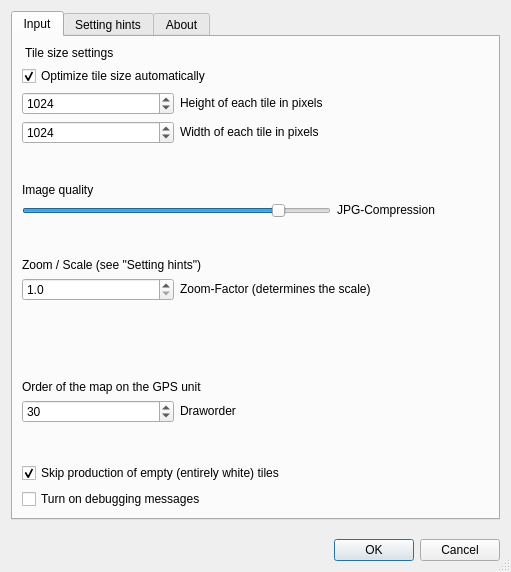
<?xml version="1.0" encoding="UTF-8"?>
<ui version="4.0">
 <class>GarminCustomMap</class>
 <widget class="QDialog" name="GarminCustomMap">
  <property name="geometry">
   <rect>
    <x>0</x>
    <y>0</y>
    <width>511</width>
    <height>572</height>
   </rect>
  </property>
  <property name="sizePolicy">
   <sizepolicy hsizetype="Expanding" vsizetype="Expanding">
    <horstretch>0</horstretch>
    <verstretch>0</verstretch>
   </sizepolicy>
  </property>
  <property name="minimumSize">
   <size>
    <width>400</width>
    <height>420</height>
   </size>
  </property>
  <property name="windowTitle">
   <string>GarminCustomMap</string>
  </property>
  <property name="sizeGripEnabled">
   <bool>true</bool>
  </property>
  <layout class="QGridLayout" name="gridLayout_4">
   <item row="0" column="0">
    <layout class="QVBoxLayout" name="verticalLayout_2">
     <item>
      <widget class="QTabWidget" name="tab">
       <property name="sizePolicy">
        <sizepolicy hsizetype="MinimumExpanding" vsizetype="MinimumExpanding">
         <horstretch>0</horstretch>
         <verstretch>0</verstretch>
        </sizepolicy>
       </property>
       <property name="minimumSize">
        <size>
         <width>386</width>
         <height>400</height>
        </size>
       </property>
       <property name="currentIndex">
        <number>0</number>
       </property>
       <widget class="QWidget" name="input">
        <attribute name="title">
         <string>Input</string>
        </attribute>
        <layout class="QGridLayout" name="gridLayout_5">
         <item row="0" column="0">
          <layout class="QGridLayout" name="gridLayout_2">
           <item row="4" column="0">
            <spacer name="verticalSpacer">
             <property name="orientation">
              <enum>Qt::Vertical</enum>
             </property>
             <property name="sizeHint" stdset="0">
              <size>
               <width>20</width>
               <height>40</height>
              </size>
             </property>
            </spacer>
           </item>
           <item row="12" column="0">
            <spacer name="verticalSpacer_3">
             <property name="orientation">
              <enum>Qt::Vertical</enum>
             </property>
             <property name="sizeHint" stdset="0">
              <size>
               <width>20</width>
               <height>40</height>
              </size>
             </property>
            </spacer>
           </item>
           <item row="2" column="0" alignment="Qt::AlignVCenter">
            <widget class="QSpinBox" name="tile_height">
             <property name="toolTip">
              <string>Height of each tile in pixels.
Each tile is limited to 1 megapixel: e.g.  512x2048 pixel.
The tile size influences the drawing speed on your GPS unit.
Smaller files are drawn faster, but the number of tiles on 
your GPS unit is limied to 100 (across all Custom Maps).</string>
             </property>
             <property name="minimum">
              <number>1</number>
             </property>
             <property name="maximum">
              <number>10240</number>
             </property>
             <property name="value">
              <number>1024</number>
             </property>
            </widget>
           </item>
           <item row="2" column="1" colspan="2" alignment="Qt::AlignLeft|Qt::AlignVCenter">
            <widget class="QLabel" name="tile_height_label">
             <property name="text">
              <string>Height of each tile in pixels</string>
             </property>
            </widget>
           </item>
           <item row="3" column="0" alignment="Qt::AlignVCenter">
            <widget class="QSpinBox" name="tile_width">
             <property name="toolTip">
              <string>Width of each tile in pixels.
Each tile is limited to 1 megapixel: e.g.  512x2048 pixel.
The tile size influences the drawing speed on your GPS unit.
Smaller files are drawn faster, but the number of tiles on
your GPS unit is limied to 100 (across all Custom Maps).</string>
             </property>
             <property name="minimum">
              <number>1</number>
             </property>
             <property name="maximum">
              <number>10240</number>
             </property>
             <property name="value">
              <number>1024</number>
             </property>
            </widget>
           </item>
           <item row="3" column="1" colspan="2" alignment="Qt::AlignLeft|Qt::AlignVCenter">
            <widget class="QLabel" name="tile_width_label">
             <property name="text">
              <string>Width of each tile in pixels</string>
             </property>
            </widget>
           </item>
           <item row="6" column="0" colspan="2" alignment="Qt::AlignVCenter">
            <widget class="QSlider" name="jpg_quality">
             <property name="toolTip">
              <string>The JPG-quality influences the drawing speed on your GPS unit.
Smaller files are drawn faster.</string>
             </property>
             <property name="minimum">
              <number>1</number>
             </property>
             <property name="maximum">
              <number>100</number>
             </property>
             <property name="value">
              <number>85</number>
             </property>
             <property name="orientation">
              <enum>Qt::Horizontal</enum>
             </property>
            </widget>
           </item>
           <item row="6" column="2" alignment="Qt::AlignVCenter">
            <widget class="QLabel" name="jpg_quality_label">
             <property name="text">
              <string>JPG-Compression</string>
             </property>
            </widget>
           </item>
           <item row="9" column="1" colspan="2" alignment="Qt::AlignVCenter">
            <widget class="QLabel" name="zoom_label">
             <property name="text">
              <string>Zoom-Factor (determines the scale)</string>
             </property>
            </widget>
           </item>
           <item row="14" column="0" alignment="Qt::AlignVCenter">
            <widget class="QSpinBox" name="draworder">
             <property name="toolTip">
              <string>Draworder settings &gt;= 50 will draw your Custom Map on top of other maps.
Draworder settings &lt; 50 will draw your Custom Map on top of land, water, 
and areas on other maps, while roads, topo lines, and contours will be 
visible on top of your Custom Map.
Waypoints, tracks, routes, etc will always be visible on top of 
your Custom Map.</string>
             </property>
             <property name="minimum">
              <number>5</number>
             </property>
             <property name="maximum">
              <number>50</number>
             </property>
             <property name="value">
              <number>30</number>
             </property>
            </widget>
           </item>
           <item row="0" column="0" colspan="3" alignment="Qt::AlignLeft|Qt::AlignVCenter">
            <widget class="QLabel" name="label">
             <property name="text">
              <string> Tile size settings</string>
             </property>
            </widget>
           </item>
           <item row="14" column="1" colspan="2" alignment="Qt::AlignVCenter">
            <widget class="QLabel" name="draworder_label">
             <property name="text">
              <string>Draworder</string>
             </property>
            </widget>
           </item>
           <item row="9" column="0" alignment="Qt::AlignVCenter">
            <widget class="QDoubleSpinBox" name="zoom">
             <property name="toolTip">
              <string/>
             </property>
             <property name="decimals">
              <number>1</number>
             </property>
             <property name="minimum">
              <double>1.000000000000000</double>
             </property>
             <property name="maximum">
              <double>1000.000000000000000</double>
             </property>
             <property name="singleStep">
              <double>0.100000000000000</double>
             </property>
            </widget>
           </item>
           <item row="5" column="0" colspan="3" alignment="Qt::AlignVCenter">
            <widget class="QLabel" name="label_2">
             <property name="text">
              <string>Image quality</string>
             </property>
            </widget>
           </item>
           <item row="13" column="0" colspan="3" alignment="Qt::AlignVCenter">
            <widget class="QLabel" name="label_3">
             <property name="text">
              <string>Order of the map on the GPS unit</string>
             </property>
            </widget>
           </item>
           <item row="1" column="0" colspan="3" alignment="Qt::AlignLeft|Qt::AlignVCenter">
            <widget class="QCheckBox" name="flag_optimize">
             <property name="text">
              <string>Optimize tile size automatically</string>
             </property>
             <property name="checked">
              <bool>true</bool>
             </property>
            </widget>
           </item>
           <item row="16" column="0" colspan="3" alignment="Qt::AlignVCenter">
            <widget class="QCheckBox" name="flag_skip_empty">
             <property name="text">
              <string>Skip production of empty (entirely white) tiles</string>
             </property>
             <property name="checked">
              <bool>true</bool>
             </property>
            </widget>
           </item>
           <item row="17" column="0" colspan="3" alignment="Qt::AlignVCenter">
            <widget class="QCheckBox" name="flag_dbgMsg">
             <property name="toolTip">
              <string>This setting will dump verbose output to a new tab in the Log Messages panel.</string>
             </property>
             <property name="text">
              <string>Turn on debugging messages</string>
             </property>
             <property name="checked">
              <bool>false</bool>
             </property>
            </widget>
           </item>
           <item row="7" column="0">
            <spacer name="verticalSpacer_2">
             <property name="orientation">
              <enum>Qt::Vertical</enum>
             </property>
             <property name="sizeHint" stdset="0">
              <size>
               <width>20</width>
               <height>40</height>
              </size>
             </property>
            </spacer>
           </item>
           <item row="10" column="0" colspan="3" alignment="Qt::AlignVCenter">
            <widget class="QLabel" name="zoom_100">
             <property name="text">
              <string/>
             </property>
            </widget>
           </item>
           <item row="8" column="0" colspan="3" alignment="Qt::AlignVCenter">
            <widget class="QLabel" name="label_4">
             <property name="text">
              <string>Zoom / Scale (see &quot;Setting hints&quot;)</string>
             </property>
            </widget>
           </item>
           <item row="11" column="0" colspan="3" alignment="Qt::AlignVCenter">
            <widget class="QLabel" name="zoom_500">
             <property name="text">
              <string/>
             </property>
            </widget>
           </item>
           <item row="15" column="0">
            <spacer name="verticalSpacer_4">
             <property name="orientation">
              <enum>Qt::Vertical</enum>
             </property>
             <property name="sizeHint" stdset="0">
              <size>
               <width>20</width>
               <height>40</height>
              </size>
             </property>
            </spacer>
           </item>
          </layout>
         </item>
        </layout>
       </widget>
       <widget class="QWidget" name="settingHints">
        <attribute name="title">
         <string>Setting hints</string>
        </attribute>
        <layout class="QGridLayout" name="gridLayout_3">
         <item row="0" column="0">
          <widget class="QTextBrowser" name="textBrowser">
           <property name="font">
            <font>
             <pointsize>9</pointsize>
            </font>
           </property>
           <property name="html">
            <string>&lt;!DOCTYPE HTML PUBLIC &quot;-//W3C//DTD HTML 4.0//EN&quot; &quot;http://www.w3.org/TR/REC-html40/strict.dtd&quot;&gt;
&lt;html&gt;&lt;head&gt;&lt;meta name=&quot;qrichtext&quot; content=&quot;1&quot; /&gt;&lt;style type=&quot;text/css&quot;&gt;
p, li { white-space: pre-wrap; }
&lt;/style&gt;&lt;/head&gt;&lt;body style=&quot; font-family:'Sans Serif'; font-size:9pt; font-weight:400; font-style:normal;&quot;&gt;
&lt;p style=&quot;-qt-paragraph-type:empty; margin-top:0px; margin-bottom:0px; margin-left:0px; margin-right:0px; -qt-block-indent:0; text-indent:0px; font-size:11pt;&quot;&gt;&lt;br /&gt;&lt;/p&gt;&lt;/body&gt;&lt;/html&gt;</string>
           </property>
          </widget>
         </item>
        </layout>
       </widget>
       <widget class="QWidget" name="aboutTab">
        <attribute name="title">
         <string>About</string>
        </attribute>
        <layout class="QGridLayout" name="gridLayout_6">
         <item row="0" column="0">
          <widget class="QTextBrowser" name="textBrowser_2">
           <property name="font">
            <font>
             <pointsize>9</pointsize>
            </font>
           </property>
           <property name="html">
            <string>&lt;!DOCTYPE HTML PUBLIC &quot;-//W3C//DTD HTML 4.0//EN&quot; &quot;http://www.w3.org/TR/REC-html40/strict.dtd&quot;&gt;
&lt;html&gt;&lt;head&gt;&lt;meta name=&quot;qrichtext&quot; content=&quot;1&quot; /&gt;&lt;style type=&quot;text/css&quot;&gt;
p, li { white-space: pre-wrap; }
&lt;/style&gt;&lt;/head&gt;&lt;body style=&quot; font-family:'Sans Serif'; font-size:9pt; font-weight:400; font-style:normal;&quot;&gt;
&lt;p style=&quot; margin-top:0px; margin-bottom:0px; margin-left:0px; margin-right:0px; -qt-block-indent:0; text-indent:0px;&quot;&gt;&lt;span style=&quot; font-family:'Sans serif';&quot;&gt;A Garmin Custom Map (.kmz-file) is a zip-file containing, one or more jpg-images (tiles), and the georeference infomation in a text-file (doc.kml).&lt;/span&gt;&lt;/p&gt;
&lt;p style=&quot; margin-top:0px; margin-bottom:0px; margin-left:0px; margin-right:0px; -qt-block-indent:0; text-indent:0px;&quot;&gt;&lt;span style=&quot; font-family:'Sans serif';&quot;&gt;Each jpg-file is limited to 1 megapixel (e.g. 1024 x 1024 pixel or 2048 x 512 pixel) and should notr be heavier than 3MB. The time for drawing the map on your GPS unit is affected by the file size of the jpgs (which can be controlled by tile size (number of rows and columns) and JPG-compression (quality)).&lt;/span&gt;&lt;/p&gt;
&lt;p style=&quot;-qt-paragraph-type:empty; margin-top:0px; margin-bottom:0px; margin-left:0px; margin-right:0px; -qt-block-indent:0; text-indent:0px; font-family:'Sans serif';&quot;&gt;&lt;br /&gt;&lt;/p&gt;
&lt;p style=&quot; margin-top:0px; margin-bottom:0px; margin-left:0px; margin-right:0px; -qt-block-indent:0; text-indent:0px;&quot;&gt;&lt;span style=&quot; font-family:'Sans serif';&quot;&gt;With the &amp;quot;Optimize tile size automatically&amp;quot; flag checked (default), the tile size will be adjusted to the short side of the map in order to produce the minimum number of tiles for the map area.&lt;/span&gt;&lt;/p&gt;
&lt;p style=&quot;-qt-paragraph-type:empty; margin-top:0px; margin-bottom:0px; margin-left:0px; margin-right:0px; -qt-block-indent:0; text-indent:0px; font-family:'Sans serif';&quot;&gt;&lt;br /&gt;&lt;/p&gt;
&lt;p style=&quot; margin-top:0px; margin-bottom:0px; margin-left:0px; margin-right:0px; -qt-block-indent:0; text-indent:0px;&quot;&gt;&lt;span style=&quot; font-family:'Sans serif';&quot;&gt;The number of Custom Map jpgs (Tiles in your .kmz-file) on a GPS unit is usually limited to max. 100 jpgs (across all Custom Maps on the unit). However, newer Garmin GPS units (Montana, Oregon 6x0, and GPSMAP 64) have a limit of 500 tiles on the device in total.&lt;/span&gt;&lt;/p&gt;
&lt;p style=&quot;-qt-paragraph-type:empty; margin-top:0px; margin-bottom:0px; margin-left:0px; margin-right:0px; -qt-block-indent:0; text-indent:0px; font-family:'Sans serif';&quot;&gt;&lt;br /&gt;&lt;/p&gt;
&lt;p style=&quot; margin-top:0px; margin-bottom:0px; margin-left:0px; margin-right:0px; -qt-block-indent:0; text-indent:0px;&quot;&gt;&lt;span style=&quot; font-family:'Sans serif';&quot;&gt;When &amp;quot;Skip production of empty tiles&amp;quot; is checked (default), tiles which are entirely white (white is the default background color) are not produced in order to minimize the consumption of the limited space on the GPS device.&lt;/span&gt;&lt;/p&gt;
&lt;p style=&quot;-qt-paragraph-type:empty; margin-top:0px; margin-bottom:0px; margin-left:0px; margin-right:0px; -qt-block-indent:0; text-indent:0px; font-family:'Sans serif';&quot;&gt;&lt;br /&gt;&lt;/p&gt;
&lt;p style=&quot; margin-top:0px; margin-bottom:0px; margin-left:0px; margin-right:0px; -qt-block-indent:0; text-indent:0px;&quot;&gt;&lt;span style=&quot; font-family:'Sans serif';&quot;&gt;To upload the produced Custom Map to your GPS unit, copy the resulting *.kmz file into \Garmin\CustomMaps directory on the GPS unit.&lt;/span&gt;&lt;/p&gt;
&lt;p style=&quot;-qt-paragraph-type:empty; margin-top:0px; margin-bottom:0px; margin-left:0px; margin-right:0px; -qt-block-indent:0; text-indent:0px; font-family:'Sans serif';&quot;&gt;&lt;br /&gt;&lt;/p&gt;
&lt;p style=&quot; margin-top:0px; margin-bottom:0px; margin-left:0px; margin-right:0px; -qt-block-indent:0; text-indent:0px;&quot;&gt;&lt;span style=&quot; font-family:'Sans serif';&quot;&gt;Compatible Garmin device series are:&lt;/span&gt;&lt;/p&gt;
&lt;p style=&quot; margin-top:0px; margin-bottom:0px; margin-left:0px; margin-right:0px; -qt-block-indent:0; text-indent:0px;&quot;&gt;Alpha, Astro, Dakota, Oregon, Colorado, GPSMAP 62 series, GPSMAP 64 series, GPSMAP 78 series, Edge 800, Montana, Rino, eTrex® 20 and 30&lt;/p&gt;
&lt;p style=&quot;-qt-paragraph-type:empty; margin-top:0px; margin-bottom:0px; margin-left:0px; margin-right:0px; -qt-block-indent:0; text-indent:0px; font-family:'Sans serif';&quot;&gt;&lt;br /&gt;&lt;/p&gt;
&lt;p style=&quot; margin-top:0px; margin-bottom:0px; margin-left:0px; margin-right:0px; -qt-block-indent:0; text-indent:0px;&quot;&gt;&lt;span style=&quot; font-family:'Sans serif';&quot;&gt;For more technical details and limitations regarding Garmin Custom Maps see:&lt;/span&gt;&lt;/p&gt;
&lt;p style=&quot; margin-top:0px; margin-bottom:0px; margin-left:0px; margin-right:0px; -qt-block-indent:0; text-indent:0px;&quot;&gt;&lt;span style=&quot; font-family:'Sans serif';&quot;&gt;https://support.garmin.com/en-US/?faq=UcO3cFueS12IwCnizrJjeA&lt;/span&gt;&lt;/p&gt;
&lt;p style=&quot;-qt-paragraph-type:empty; margin-top:0px; margin-bottom:0px; margin-left:0px; margin-right:0px; -qt-block-indent:0; text-indent:0px; font-family:'Sans serif';&quot;&gt;&lt;br /&gt;&lt;/p&gt;
&lt;p style=&quot; margin-top:0px; margin-bottom:0px; margin-left:0px; margin-right:0px; -qt-block-indent:0; text-indent:0px;&quot;&gt;&lt;span style=&quot; font-family:'Sans serif';&quot;&gt;For more information on Garmin Custom Maps and compatible GPS units see:&lt;/span&gt;&lt;/p&gt;
&lt;p style=&quot; margin-top:0px; margin-bottom:0px; margin-left:0px; margin-right:0px; -qt-block-indent:0; text-indent:0px;&quot;&gt;&lt;span style=&quot; font-family:'Sans serif';&quot;&gt;http://www.garmin.com/us/products/onthetrail/custommaps&lt;/span&gt;&lt;/p&gt;
&lt;p style=&quot;-qt-paragraph-type:empty; margin-top:0px; margin-bottom:0px; margin-left:0px; margin-right:0px; -qt-block-indent:0; text-indent:0px; font-family:'Sans serif';&quot;&gt;&lt;br /&gt;&lt;/p&gt;
&lt;p style=&quot; margin-top:0px; margin-bottom:0px; margin-left:0px; margin-right:0px; -qt-block-indent:0; text-indent:0px;&quot;&gt;&lt;span style=&quot; font-family:'Sans serif';&quot;&gt;(C) Norwegian Institue for Nature Research (NINA), http://www.nina.no&lt;/span&gt;&lt;/p&gt;
&lt;p style=&quot; margin-top:0px; margin-bottom:0px; margin-left:0px; margin-right:0px; -qt-block-indent:0; text-indent:0px;&quot;&gt;&lt;span style=&quot; font-family:'Sans serif';&quot;&gt;Stefan Blumentrath (email: stefan dot blumentrath at nina dot no)&lt;/span&gt;&lt;/p&gt;&lt;/body&gt;&lt;/html&gt;</string>
           </property>
          </widget>
         </item>
        </layout>
       </widget>
      </widget>
     </item>
     <item>
      <spacer name="verticalSpacer_6">
       <property name="orientation">
        <enum>Qt::Vertical</enum>
       </property>
       <property name="sizeHint" stdset="0">
        <size>
         <width>20</width>
         <height>40</height>
        </size>
       </property>
      </spacer>
     </item>
     <item>
      <widget class="QDialogButtonBox" name="buttonBox">
       <property name="orientation">
        <enum>Qt::Horizontal</enum>
       </property>
       <property name="standardButtons">
        <set>QDialogButtonBox::Cancel|QDialogButtonBox::Ok</set>
       </property>
      </widget>
     </item>
    </layout>
   </item>
  </layout>
 </widget>
 <tabstops>
  <tabstop>tile_height</tabstop>
  <tabstop>tile_width</tabstop>
  <tabstop>jpg_quality</tabstop>
  <tabstop>draworder</tabstop>
  <tabstop>textBrowser</tabstop>
 </tabstops>
 <resources/>
 <connections>
  <connection>
   <sender>buttonBox</sender>
   <signal>accepted()</signal>
   <receiver>GarminCustomMap</receiver>
   <slot>accept()</slot>
   <hints>
    <hint type="sourcelabel">
     <x>248</x>
     <y>254</y>
    </hint>
    <hint type="destinationlabel">
     <x>157</x>
     <y>274</y>
    </hint>
   </hints>
  </connection>
  <connection>
   <sender>buttonBox</sender>
   <signal>rejected()</signal>
   <receiver>GarminCustomMap</receiver>
   <slot>reject()</slot>
   <hints>
    <hint type="sourcelabel">
     <x>316</x>
     <y>260</y>
    </hint>
    <hint type="destinationlabel">
     <x>286</x>
     <y>274</y>
    </hint>
   </hints>
  </connection>
 </connections>
</ui>
